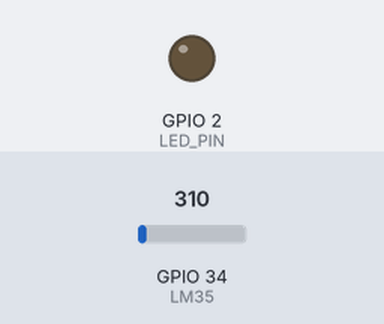
The sketch below on a simulated ESP32. Shown: output pins drawn as LEDs (lit = HIGH). The inputs (shaded band) are chosen by the test bench; at power-on: GPIO 34 (LM35) = 310. WiFi joins after 1.5 s; servers stay silent unless stated; what the sketch prints to the serial monitor is not drawn.

Above: at 6.65 s.
At 19.3 s:
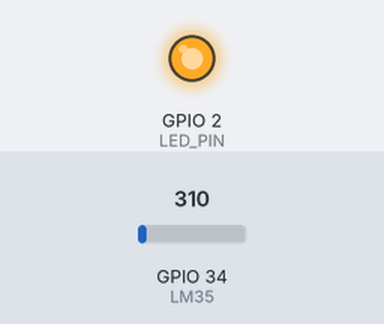
Timing chart, 0 to 19.9 s (numbered marks = the images above):
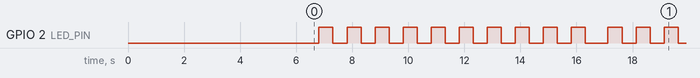

The sketch:

practicaIOT.ino
```cpp
#include <WiFi.h>
#include <ThingSpeak.h>
#define ADC_VRF_mv 3300.0
#define ADC_RESOLUCION 4069.0
#define LM35 34
#define LED_PIN 2

unsigned long channelID = 2449131;
const char* WriteAPIKey = "CTF85OE20JF7G0GM";
const char* asid = "INFINITUMCD9C_2.4";
const char* password = "6RFZeMN3q9";
int valorAnalogo = 0;
float miliVolt;
float TempC;


WiFiClient cliente;
unsigned long previousMillis = 0;
unsigned long ledPreviousMillis = 0;
const long interval = 1000; // Intervalo de 1 segundo
const long ledInterval = 500;

void setup() {
  Serial.begin(115200);
  pinMode(LM35, INPUT);
  pinMode(LED_PIN, OUTPUT);

  WiFi.begin(asid, password);
  while (WiFi.status() != WL_CONNECTED) {
    delay(500);
    Serial.print(".");
  }

  Serial.println("Se está conectando al WiFi");
  ThingSpeak.begin(cliente);
  delay(5000);
}

void loop() {


    valorAnalogo = analogRead(LM35);
    Serial.println(valorAnalogo);
    miliVolt = valorAnalogo * (ADC_VRF_mv / ADC_RESOLUCION);
    TempC = miliVolt / 10;

    Serial.println("Temperatura en C: ");
    Serial.println(TempC);

    delay(10);

    ThingSpeak.setField(1, TempC);


    ThingSpeak.writeFields(channelID, WriteAPIKey);
    Serial.print("Datos enviados a TingSpeak");

    for (int i = 0; i < 10; i++) {
    digitalWrite(LED_PIN, HIGH);
    delay(500);
    digitalWrite(LED_PIN, LOW);
    delay(500);
    }
  }
```

Measured:
- by itself, GPIO 2 (LED_PIN): repeats every 10.3 s: 9 × (LOW 0.50 s, HIGH 0.50 s), LOW 0.81 s, HIGH 0.50 s
- by itself, everything shown: repeats every 9.3 s, in 18 steps
